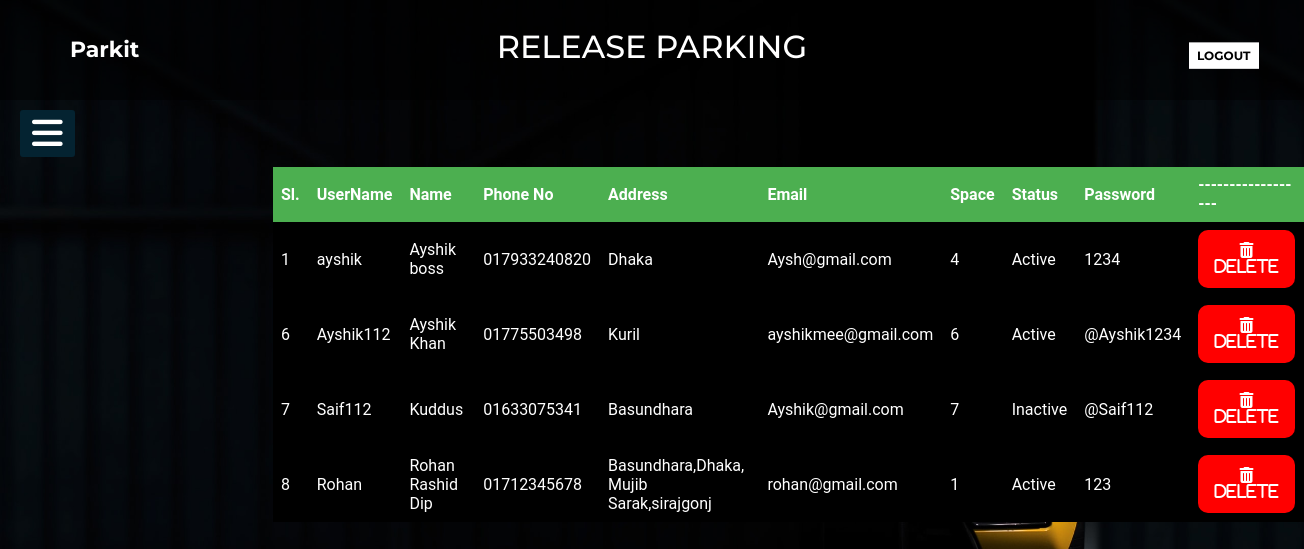
The page /Views/Admin/allowner.php (signed in) on the database its author committed.
### tables this page shows
CREATE TABLE `owner` (
  `sl` int(50) NOT NULL,
  `username` varchar(100) NOT NULL,
  `email` varchar(100) NOT NULL,
  `phone` varchar(100) NOT NULL,
  `space` varchar(100) NOT NULL,
  `password` varchar(100) NOT NULL,
  `status` varchar(100) NOT NULL,
  `Name` varchar(200) NOT NULL,
  `Address` varchar(300) NOT NULL,
  `Val` varchar(50) NOT NULL
);

### Views/Models/db_connect.php (called while the page is built, shortened)
<?php
	 $serverName="localhost";
	 $userName="root";
	 $password="";
	 $dbName="parkit";
	function get($query)
	{
        $data=array();
		global $serverName,$userName,$password,$dbName;
		$conn = mysqli_connect( $serverName, $userName, $password, $dbName);
        $result=mysqli_query($conn,$query);
        if(mysqli_num_rows($result) > 0)
        {
            while($row = mysqli_fetch_assoc($result))
            {
                $entity=array();
                foreach($row as $k=>$v)
                {
                    $entity[$k] = $row[$k];
                }
                $data[] = $entity;
            }
        }
		return $data;
	}
?>

### Controllers/AdminController.php (called while the page is built, shortened)
<?php
  require_once '../Models/db_connect.php';
function allowner()
{
  $query="SELECT * FROM owner";
  $product=get($query);
  return $product;
}
?>

### Views/Admin/allowner.php (the view, shortened to what this page needs)
<?php
require_once ('../../Controllers/AdminController.php');
$info=allowner();
?>
<!DOCTYPE html>
<html lang="en">
  <head>
    <link rel="stylesheet" href="allparker.css" />
  </head>
  <body>
    <header class="header">
      <div class="bgimage">
        <div class="menu">
          <div class="leftmenu">
            <h3><a href="adminarea.php">Parkit</a></h3>
          </div>
          <div class="welcome">
            <h1>Release Parking</h1>
            <div class="rightmenu">
              <button
                id="buttonone"
                <
                onclick="window.location.href='../home.html';"
              >
                Logout
              </button>
            </div>
          </div>
        </div>
      </div>
    </header>
    <label for="check">
      <i class="fas fa-bars" id="btn"></i>
    </label>
    <section>
      <div class="main-section">
        <div class="dashbord">
          <div class="icon-section">
            <table id="table" border="1">
              <thead>
                <th>Sl.</th>
                  <th>UserName</th>
                <th>Name</th>
                <th>Phone No</th>
                <th>Address</th>
                <th>Email</th>
  <th>Space</th>
            <th>Status</th>
            <th>Password</th>
            <th>------------------</th>
              </thead>
              <tbody>
                <?php
                  foreach($info as $infos)
                  {
                    echo "<tr>";
                      echo "<td>".$infos["sl"]."</td>";
                        echo "<td>".$infos["username"]."</td>";
                      echo "<td>".$infos["Name"]."</td>";
              echo "<td>".$infos["phone"]."</td>";
                echo "<td>".$infos["Address"]."</td>";
                echo "<td>".$infos["email"]."</td>";
                        echo "<td>".$infos["space"]."</td>";
                          echo "<td>".$infos["status"]."</td>";
                      echo "<td>".$infos["password"]."</td>";
            echo '<td><button class="btn"><a href="../../Controllers/DeleteoController.php?id='.$infos["sl"].'" i class="fa fa-trash">  delete</a></td>';
                    echo "</tr>";
                  }
                ?>
              </tbody>
            </table>
          </div>
        </div>
      </div>
    </section>
  </body>
</html>

### Views/Admin/allparker.css (style rules this page uses)
* { margin: 0; padding: 0; }
body { background: url(../Images/car.jpg); background-size: 100% 110%; width: 100%; height: 100vh; }
* { padding: 0; margin: 0; list-style: none; text-decoration: none; }
body { font-family: "Roboto", sans-serif; }
.menu { width: 100%; height: 100px; background-color: rgba(0, 0, 0, 0.5); }
.leftmenu { width: 20%; line-height: 100px; float: left; }
.leftmenu h3 { padding-left: 70px; font-weight: bold; color: white; font-size: 22px; font-family: "Montserrat", sans-serif; cursor: pointer; }
.leftmenu h3 a { color: white; text-decoration: none; }
.rightmenu { width: 70%; height: 100px; float: right; }
#buttonone { background-color: white; border: none; font-size: 12px; font-weight: bold; text-transform: uppercase; line-height: 20px; width: 70px; font-family: "Montserrat", sans-serif; border: 3px solid white; cursor: pointer; transform: translate(70%, -90%); margin-left: 82%; }
label #btn, label #cancel { position: absolute; background: #042331; border-radius: 3px; cursor: pointer; }
label #btn { left: 20px; top: 110px; font-size: 35px; color: white; padding: 6px 12px; transition: all 0.5s; }
.welcome h1 { color: white; font-family: "Montserrat", sans-serif; text-transform: uppercase; font-weight: 500; text-align: center; padding-right: 261px; padding-top: 27px; }

### Views/Admin/allowner.php (style rules this page uses)
table { border-collapse: collapse; margin-left: 272px; color: white; border: transparent; }
th, td { text-align: left; padding: 8px; background: black; }
th { background-color: #4CAF50; color: white; }
table tr:not(:first-child) { cursor: pointer;transition: all .25s ease-in-out; }
.btn { background-color: red; border: none; color: white; padding: 12px 16px; font-size: 16px; cursor: pointer; border-radius: 10px; }
a:link { color: white; text-decoration: none; }

### rows shown on the page
owner: sl "1", username "ayshik", Name "Ayshik boss", phone "017933240820", Address "Dhaka", email "Aysh@gmail.com", space "4", status "Active", password "1234"
owner: sl "6", username "Ayshik112", Name "Ayshik Khan", phone "01775503498", Address "Kuril", email "ayshikmee@gmail.com", space "6", status "Active", password "@Ayshik1234"
owner: sl "7", username "Saif112", Name "Kuddus", phone "01633075341", Address "Basundhara", email "Ayshik@gmail.com", space "7", status "Inactive", password "@Saif112"
owner: sl "8", username "Rohan", Name "Rohan Rashid Dip", phone "01712345678", Address "Basundhara,Dhaka, Mujib Sarak,sirajgonj", email "rohan@gmail.com", space "1", status "Active", password "123"
